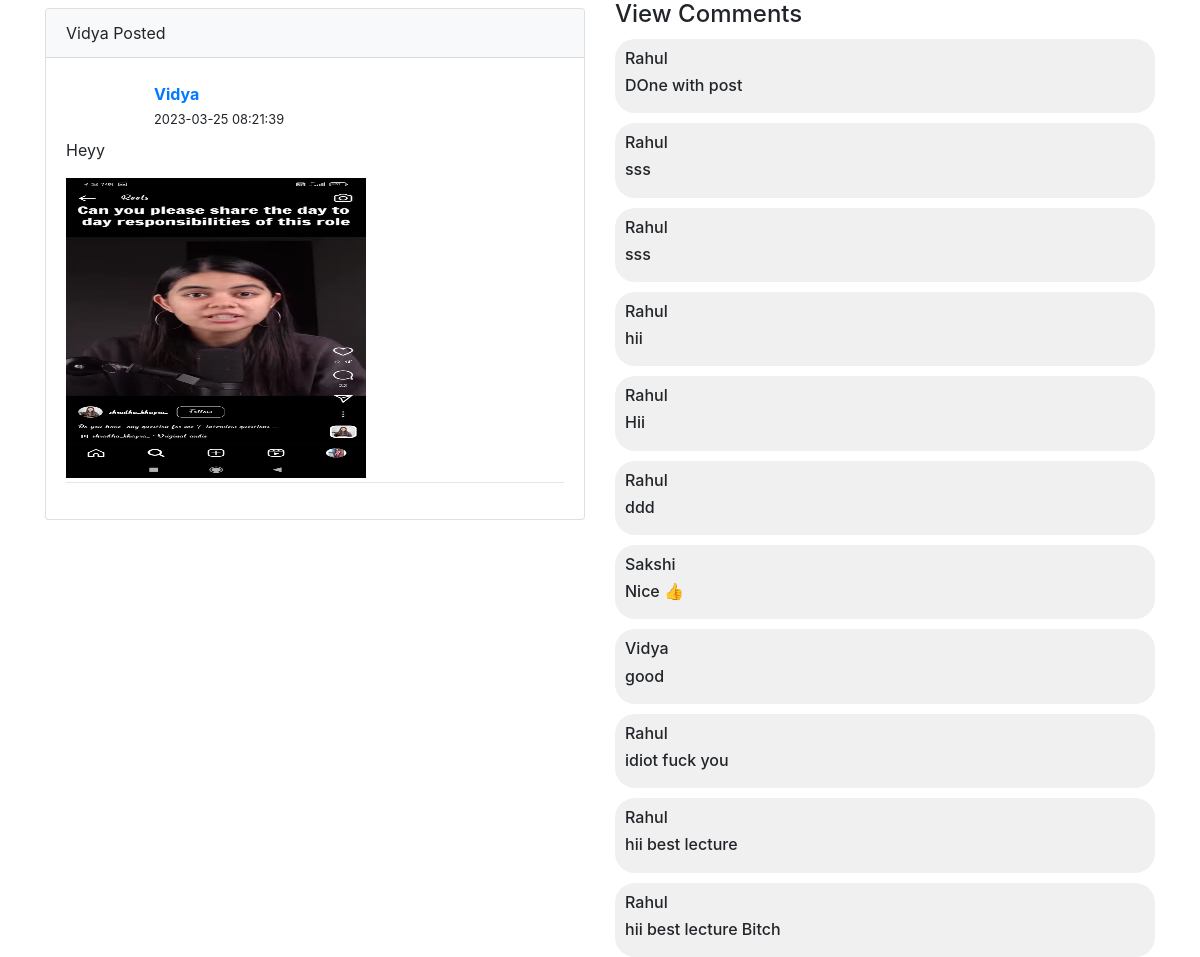
/viewpost.php?postid=17 (signed in), run on the app's committed database.
### tables this page shows
CREATE TABLE `postdata` (
  `id` int(10) NOT NULL,
  `filename` varchar(100) NOT NULL,
  `postdisc` varchar(500) NOT NULL,
  `username` varchar(30) NOT NULL,
  `datet` timestamp NOT NULL DEFAULT current_timestamp() ON UPDATE current_timestamp(),
  `userid` int(10) NOT NULL
);

CREATE TABLE `commentdata` (
  `id` int(10) NOT NULL,
  `postid` int(10) NOT NULL,
  `username` varchar(10) NOT NULL,
  `comment` varchar(400) NOT NULL,
  `datet` timestamp NOT NULL DEFAULT current_timestamp() ON UPDATE current_timestamp()
);

CREATE TABLE `userlist` (
  `id` int(10) NOT NULL,
  `fname` varchar(10) NOT NULL,
  `lname` varchar(10) NOT NULL,
  `mob` varchar(13) NOT NULL,
  `gender` varchar(7) NOT NULL,
  `dob` date NOT NULL,
  `pass` varchar(100) NOT NULL,
  `createdon` timestamp NOT NULL DEFAULT current_timestamp() ON UPDATE current_timestamp(),
  `profileimg` varchar(200) NOT NULL
);

### viewpost.php (the view, shortened to what this page needs)
<?php
include('config.php');
$postid=$_GET['postid'];
function getusernamebyid($con,$id)
{
    $selectuser="SELECT * FROM `userlist` where `id`='$id'";
    $result=mysqli_query($con,$selectuser);
    $row=mysqli_fetch_assoc($result);
    return $row['fname'];
}
function getprofileimagebyid($con,$id)
{
    $selectuser="SELECT * FROM `userlist` where `id`='$id'";
    $result=mysqli_query($con,$selectuser);
    $row=mysqli_fetch_assoc($result);
    return $row['profileimg'];
}
?>
<!doctype html>
<html lang="en">
  <head>
    <link rel="stylesheet" href="https://cdn.jsdelivr.net/npm/bootstrap@4.0.0/dist/css/bootstrap.min.css">
  </head>
  <body>
    <div class="container">
    <div class="row">
    <?php
     $sqlselectpost="SELECT * FROM `postdata` where `id`='$postid'";
     $result=mysqli_query($con,$sqlselectpost);
     if(mysqli_num_rows($result)>0)
     {
       $row=mysqli_fetch_assoc($result);
          $postidDB=$row['id'];
          ?>
         <div class="col">
              <div class="card me-2 ms-2 mt-2">
                    <div class="card-header bg-light">
                    <?php
                              echo $row['username'];
                        ?> Posted
                    </div>
              <div class="card-body">
                <div class="row">
                    <div class="col-2">
                        <img src="<?php echo getprofileimagebyid($con,$row['userid']);?>" alt="" height="50px">
                    </div>
                    <div class="col mt-1">
                        <b><a href="viewpost.php?postid=<?php echo $postidDB;?>"> <?php
                        echo $row['username'];
                  ?></a></b><br>
                        <small> <?php
                        echo $row['datet'];
                  ?></small>
                    </div>
                </div>
                    <p class="me-2 ms-2 mt-2">
                      <?php
                            echo $row['postdisc'];
                      ?>
                    </p>
                <img src="<?php
                        echo $row['filename'];
                  ?>" height="300px" width="300px" alt="">
                <hr class="mt-1">
                          <?php }
                  ?>
              </div>
              </div>
              </div>
                  <div class="col">
                  <h4>View Comments</h4>
                    <?php
                        $selectcomments="SELECT * FROM `commentdata` where `postid`='$postid'";
                        $ress=mysqli_query($con,$selectcomments);
                        while($rows=mysqli_fetch_assoc($ress))
                        { ?>
                        <div style="background-color:#f0f0f0; margin-top:10px; padding: 10px; border-radius:20px;">
                        <h6><?php echo getusernamebyid($con,$rows['username']); ?></h6>
                        <h6><?php echo $rows['comment']; ?></h6>
                  </div>
                        <?php }
                    ?>
                  </div>
              </div>
              </div>
  </body>
</html>

### data on the page
postdata: username "Vidya", datet "2023-03-25 08:21:39", postdisc "Heyy", filename (picture)
commentdata: username.fname "Rahul", comment "DOne with post"
commentdata: username.fname "Rahul", comment "sss"
commentdata: username.fname "Rahul", comment "sss"
commentdata: username.fname "Rahul", comment "hii"
commentdata: username.fname "Rahul", comment "Hii"
commentdata: username.fname "Rahul", comment "ddd"
commentdata: username.fname "Sakshi", comment "Nice 👍"
commentdata: username.fname "Vidya", comment "good"
commentdata: username.fname "Rahul", comment "idiot fuck you"
commentdata: username.fname "Rahul", comment "hii best lecture"
commentdata: username.fname "Rahul", comment "hii best lecture Bitch"
